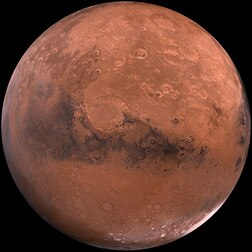
#> input picture img/mars.jpg, 252 x 252 px
$ python analysisResults.py
#> lines starting #> are read from the running program, lines starting #| are printed output that depends on the picture
import cv2
import numpy as np
import matplotlib.pyplot as plt

# imagen Objeto --------------------------------------------------------------------------------
imgObj = cv2.imread("img/mars.jpg") # matriz principal
#> imgObj is the input picture: shape (252, 252, 3); mean B, G, R 54.5, 69.1, 112.3

imgObj = cv2.cvtColor(imgObj, cv2.COLOR_BGR2RGB) # se corrige para poder usar matplotlib

R,G,B = cv2.split(imgObj) # se extraen los canales

# Se muestran los canales ------------------------
fig = plt.figure()

# Canal rojo
ax1 = fig.add_subplot(2,2,1)
ax1.imshow(R, cmap="Reds")
ax1.set_title("Canal Rojo")

# Canal verde
ax2 = fig.add_subplot(2,2,2)
ax2.imshow(G, cmap="Greens")
ax2.set_title("Canal Verde")

# Canal azul
ax3 = fig.add_subplot(2,2,3)
ax3.imshow(B, cmap="Blues")
ax3.set_title("Canal Azul")

# Imagen original
ax4 = fig.add_subplot(2,2,4)
ax4.imshow(imgObj)
ax4.set_title("Imagen Objeto")

plt.tight_layout()

# imagen con aberracion sin interpolar --------------------------------------------------------------------------------
imgAbe = cv2.imread("img/nuevaImagen.png") # matriz principal
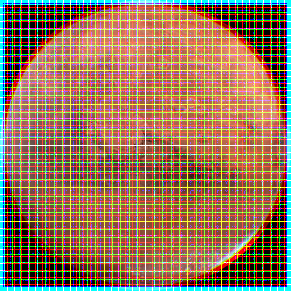
#> input picture img/nuevaImagen.png, 292 x 292 px
#> imgAbe is the input picture: shape (292, 292, 3); mean B, G, R 92.1, 119.5, 151.7

imgAbe = cv2.cvtColor(imgAbe, cv2.COLOR_BGR2RGB) # se corrige para poder usar matplotlib

R,G,B = cv2.split(imgAbe) # se extraen los canales
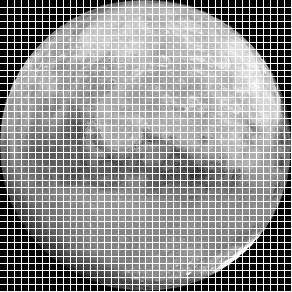
#> R: shape (292, 292); min 0, max 255, mean 151.7
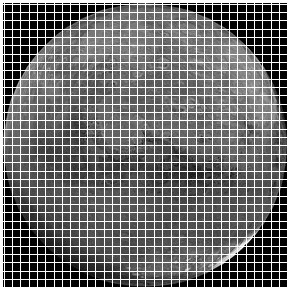
#> G: shape (292, 292); min 0, max 255, mean 119.5
#> B: shape (292, 292)

# Se muestran los canales ------------------------
fig2 = plt.figure()

# Canal rojo
ax1 = fig2.add_subplot(2,2,1)
ax1.imshow(R, cmap="Reds")
ax1.set_title("Canal Rojo")

# Canal verde
ax2 = fig2.add_subplot(2,2,2)
ax2.imshow(G, cmap="Greens")
ax2.set_title("Canal Verde")

# Canal azul
ax3 = fig2.add_subplot(2,2,3)
ax3.imshow(B, cmap="Blues")
ax3.set_title("Canal Azul")

# Imagen original
ax4 = fig2.add_subplot(2,2,4)
ax4.imshow(imgAbe)
ax4.set_title("Imagen Aberrada")

plt.tight_layout()

# imagen con aberracion interpolada --------------------------------------------------------------------------------
imgAbeInter = cv2.imread("img/nuevaImagenInterpolada.png") # matriz principal
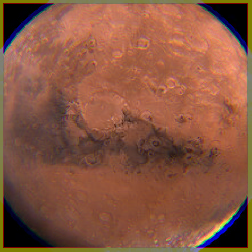
#> input picture img/nuevaImagenInterpolada.png, 252 x 252 px
#> imgAbeInter is the input picture: shape (252, 252, 3); mean B, G, R 65.1, 86, 136.4

imgAbeInter = cv2.cvtColor(imgAbeInter, cv2.COLOR_BGR2RGB) # se corrige para poder usar matplotlib

R,G,B = cv2.split(imgAbeInter) # se extraen los canales
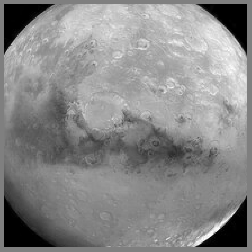
#> R: shape (252, 252); min 0, max 254, mean 136.4
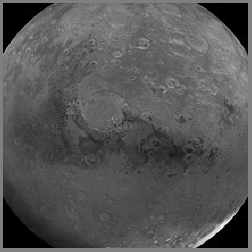
#> G: shape (252, 252); min 0, max 250, mean 86
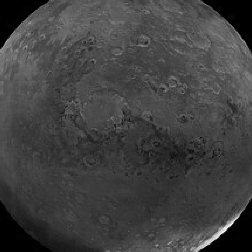
#> B: shape (252, 252); min 0, max 253, mean 65.1

# Se muestran los canales ------------------------
fig3 = plt.figure()

# Canal rojo
ax1 = fig3.add_subplot(2,2,1)
ax1.imshow(R, cmap="Reds")
ax1.set_title("Canal Rojo")

# Canal verde
ax2 = fig3.add_subplot(2,2,2)
ax2.imshow(G, cmap="Greens")
ax2.set_title("Canal Verde")

# Canal azul
ax3 = fig3.add_subplot(2,2,3)
ax3.imshow(B, cmap="Blues")
ax3.set_title("Canal Azul")

# Imagen original
ax4 = fig3.add_subplot(2,2,4)
ax4.imshow(imgAbeInter)
ax4.set_title("Imagen Aberrada Interpolada")

plt.tight_layout()

# Todas las imagenes --------------------------------------------------------------------------------
# Se muestran los canales ------------------------
fig4 = plt.figure()

ax1 = fig4.add_subplot(2,2,1)
ax1.imshow(imgObj)
ax1.set_title("Imagen Objeto")

ax2 = fig4.add_subplot(2,2,2)
ax2.imshow(imgAbe)
ax2.set_title("Imagen Aberrada")

ax3 = fig4.add_subplot(2,2,3)
ax3.imshow(imgAbeInter)
ax3.set_title("Imagen Aberrada Interpolada")

plt.tight_layout()
plt.show()
